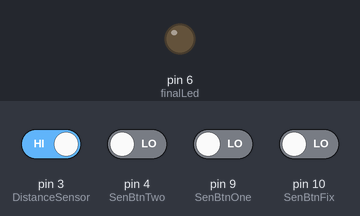
The sketch below on a simulated Arduino Uno, built with avr-gcc and run on an emulated ATmega328P. Parts: output pins drawn as LEDs (lit = HIGH). The test bench sets the inputs (shaded band); at power-on: pin 3 (DistanceSensor) HIGH, pin 4 (SenBtnTwo), pin 9 (SenBtnOne), pin 10 (SenBtnFix) LOW. What the sketch prints to the serial monitor is not drawn.

Above: at 1.2 s.
1.3 s: pin 3 (DistanceSensor) driven LOW and pin 4 (SenBtnTwo) driven HIGH and pin 9 (SenBtnOne) driven HIGH and pin 10 (SenBtnFix) driven HIGH
At 1.6 s:
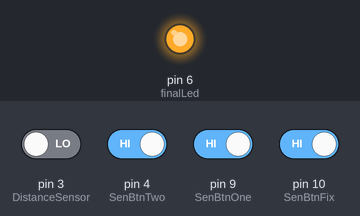
2.8 s: pin 3 (DistanceSensor) driven HIGH
At 3.2 s:
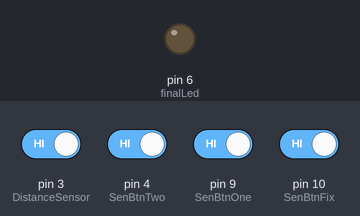
4.3 s: pin 3 (DistanceSensor) driven LOW
At 5.1 s:
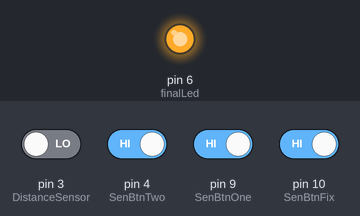
Timing chart, 0 to 7.3 s (numbered marks = the images above; inputs shaded):
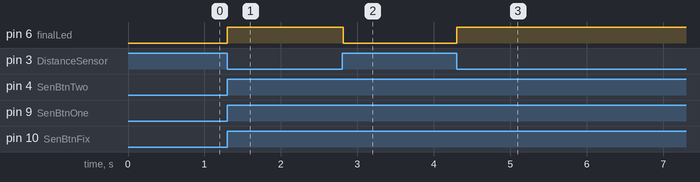

Measured:
- after the input at 1.3 s, pin 6 (finalLed): LOW → HIGH at once
- after the input at 2.8 s, pin 6 (finalLed): HIGH → LOW at once
- after the input at 4.3 s, pin 6 (finalLed): LOW → HIGH at once

The sketch:

mainSensorWithDatchikSoft.ino
```cpp
/*переменные кнопок и датчика*/
const int SenBtnFix = 10;
const int SenBtnOne = 9;
const int SenBtnTwo = 4;
const int DistanceSensor = 3;

/*переменные светодиодов*/
const int finalLed = 6;

/*переменные состояния кнопок*/
int buttonStateSenBtnFix = 0;
int buttonStateSenBtnOne = 0;
int buttonStateSenBtnTwo = 0;
int buttonStateDistanceSensor = 0;

int isFixDistancePressed = 0;

void setup() {
  pinMode(SenBtnFix, INPUT);
  pinMode(SenBtnOne, INPUT);
  pinMode(SenBtnTwo, INPUT);
  pinMode(DistanceSensor, INPUT);

  pinMode(finalLed, OUTPUT);

  Serial.begin(9600);

}

void loop() {
  buttonStateSenBtnFix = digitalRead(SenBtnFix);
  buttonStateSenBtnOne = digitalRead(SenBtnOne);
  buttonStateSenBtnTwo = digitalRead(SenBtnTwo);
  buttonStateDistanceSensor = digitalRead(DistanceSensor);

  if(buttonStateSenBtnFix == HIGH && buttonStateDistanceSensor == LOW){
    isFixDistancePressed = 1;
    Serial.print(isFixDistancePressed);
  }
  else{
    isFixDistancePressed = 0;
  }
  if(isFixDistancePressed == 1 && buttonStateSenBtnOne == HIGH && buttonStateSenBtnTwo == HIGH){
    Serial.print("...................");
    digitalWrite(finalLed, HIGH);
  }
  else{
    digitalWrite(finalLed, LOW);
    }

}
```
